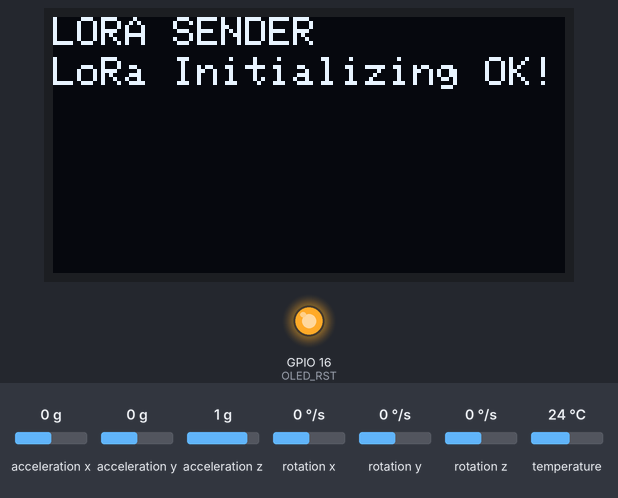
Recording of a sketch running on a simulated ESP32. On the bench: 128×64 one-colour display, output pins drawn as LEDs (lit = HIGH). Inputs (shaded band) come from the test bench; at power-on: acceleration x 0 g, acceleration y 0 g, acceleration z 1 g, rotation x 0 °/s, rotation y 0 °/s, rotation z 0 °/s, temperature 24 °C. WiFi joins after 1.5 s; servers stay silent unless stated; no radio packets arrive unless stated; what the sketch prints to the serial monitor is not drawn.

Above: at 2.0 s.
At 5.2 s:
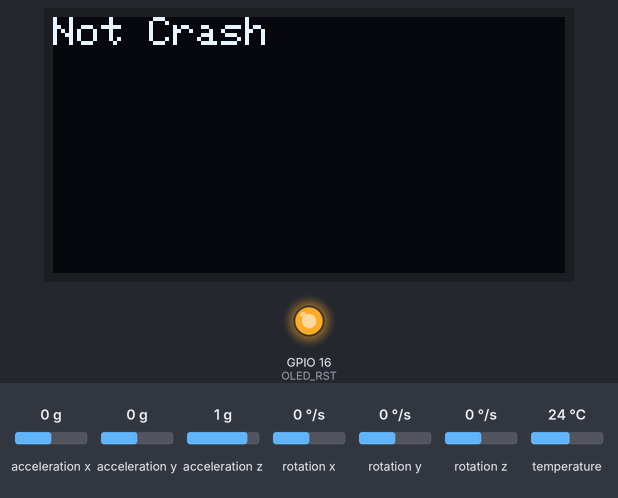
5.3 s: acceleration x set to -1.4 g
At 11.8 s:
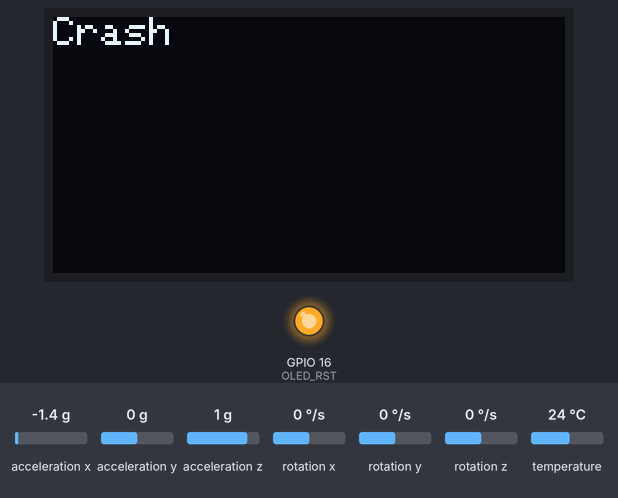
Timing chart, 0 to 12.8 s (numbered marks = the images above; inputs shaded):
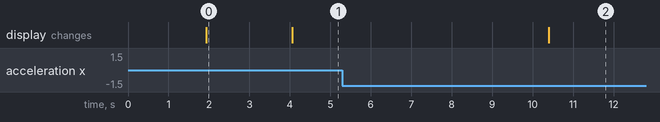

Measured:
- after the input at 5.3 s, the display: changes after 5.1 s (image 2)
- what the display in image 0 shows lasts 2.2 s, from 1.9 s to 4.1 s

The sketch:

MEA_sender-reciever_line.ino
```cpp
/***********************************
 *  Safety MEA(n) U Project
 *  Created by Supavadee Phusanam
************************************/
#include <TridentTD_LineNotify.h>

//Libraries for LoRa
#include <SPI.h>
#include <LoRa.h>

//Libraries for OLED Display
#include <Wire.h>
#include <Adafruit_GFX.h>
#include <Adafruit_SSD1306.h>

//Libraries for accelerometer
#include <Adafruit_MPU6050.h>
#include <Adafruit_Sensor.h>
Adafruit_MPU6050 mpu;

//Blynk Setting
#define BLYNK_TEMPLATE_ID "TMPLJPAzvIg7"
#define BLYNK_DEVICE_NAME "SafetyMeanU Sender"
#define BLYNK_AUTH_TOKEN "5rZpKgGKlObLP4wxeZkMpP9M5FJsI9pd"

// Comment this out to disable prints and save space
#define BLYNK_PRINT Serial

//Library for Blynk
#include <WiFi.h>
#include <WiFiClient.h>
#include <BlynkSimpleEsp32.h>

// Config
char auth[] = BLYNK_AUTH_TOKEN;       // Auth Token provied by Blynk app
const char SSID[] = "yingspvd";       //  Wifi name
const char PASSWORD[] = "88888888";   //  wifi password

BlynkTimer timer;

//define the pins used by the LoRa transceiver module
#define SCK 5
#define MISO 19
#define MOSI 27
#define SS 18
#define RST 14
#define DIO0 26

//433E6 for Asia
//866E6 for Europe
//915E6 for North America
#define BAND 915E6

//OLED pins
#define OLED_SDA 4
#define OLED_SCL 15
#define OLED_RST 16
#define SCREEN_WIDTH 128 // OLED display width, in pixels
#define SCREEN_HEIGHT 64 // OLED display height, in pixels

#define LINE_TOKEN  "oqcae9Hg3ZAryK8x6nPmGozyxSqSM9GVucwrfVJmouW"

/*LoRa send Data*/
String outgoing;              // outgoing message
int ID = 4444;                // count of outgoing messages
String ID_text = "4444";
String location = "https://www.google.com/maps?q=%E0%B8%AD%E0%B8%A1%E0%B8%B2%E0%B8%A3%E0%B8%B5+%E0%B8%9B%E0%B8%A3%E0%B8%B0%E0%B8%95%E0%B8%B9%E0%B8%99%E0%B9%89%E0%B8%B3&um=1&ie=UTF-8&sa=X&ved=2ahUKEwjO0_Cnrpv2AhUi73MBHVuVB7QQ_AUoAXoECAIQAw";
byte msgCount = 0;            // count of outgoing messages
byte localAddress = 00000003;     // address of this device
byte destination = 00000004;      // destination to send to

double acx = 0;
double acy = 0;
double acz = 0;
double ac = 0;
double ac_max=0;
double force = 0;
double force_max = 0;
double mass = 1670;

Adafruit_SSD1306 display(SCREEN_WIDTH, SCREEN_HEIGHT, &Wire, OLED_RST);

void setup() {
  //initialize Serial Monitor
  Serial.begin(115200);
  Blynk.begin(auth, SSID, PASSWORD);
  resetValue();

  WiFi.begin(SSID, PASSWORD);
  Serial.printf("WiFi connecting to %s\n",  SSID);
  while(WiFi.status() != WL_CONNECTED){
    Serial.print(".");
    delay(400);
  }
  Serial.printf("\nWiFi connected\nIP : ");
  Serial.println(WiFi.localIP());

  LINE.setToken(LINE_TOKEN);
  LINE.notify("\nID: " + ID_text +" Start!");

  //reset OLED display via software
  pinMode(OLED_RST, OUTPUT);
  digitalWrite(OLED_RST, LOW);
  delay(20);
  digitalWrite(OLED_RST, HIGH);

  //initialize OLED
  Wire.begin(OLED_SDA, OLED_SCL);
  if(!display.begin(SSD1306_SWITCHCAPVCC, 0x3c, false, false)) { // Address 0x3C for 128x32
    Serial.println(F("SSD1306 allocation failed"));
    for(;;); // Don't proceed, loop forever
  }

  display.clearDisplay();
  display.setTextColor(WHITE);
  display.setTextSize(1);
  display.setCursor(0,0);
  display.print("LORA SENDER ");
  display.display();

  Serial.println("LoRa Sender Test");

  //SPI LoRa pins
  SPI.begin(SCK, MISO, MOSI, SS);
  //setup LoRa transceiver module
  LoRa.setPins(SS, RST, DIO0);

  if (!LoRa.begin(BAND)) {
    Serial.println("Starting LoRa failed!");
    while (1);
  }
  Serial.println("LoRa Initializing OK!");
  display.setCursor(0,10);
  display.print("LoRa Initializing OK!");
  display.display();

  if (!mpu.begin()) {
    Serial.println("Failed to find MPU6050 chip");
    while (1) {
      delay(10);
    }
  }

  mpu.setAccelerometerRange(MPU6050_RANGE_8_G);
  Serial.print("Accelerometer range set to: ");

  mpu.setGyroRange(MPU6050_RANGE_500_DEG);
  Serial.print("Gyro range set to: ");

  mpu.setFilterBandwidth(MPU6050_BAND_260_HZ);
  Serial.print("Filter bandwidth set to: ");
  Serial.println("");
  delay(100);

  delay(2000);
}

void loop() {
  Blynk.run();
   /* Get new sensor events with the readings */
  sensors_event_t a, g, temp;
  mpu.getEvent(&a, &g, &temp);

  acx = a.acceleration.x;
  acy = a.acceleration.y;
  acz = a.acceleration.z;

  ac = sqrt(pow(acx,2) + pow(acy,2) + pow(acz,2));
  force = mass * ac;

  if(ac > ac_max){
    ac_max = ac;
  }

  if(force > force_max){
    force_max = force;
  }

  Blynk.virtualWrite(V1,ID);
  Blynk.virtualWrite(V2,ac);
  Blynk.virtualWrite(V3,ac_max);
  Blynk.virtualWrite(V4,force);
  Blynk.virtualWrite(V5,force_max);

  display.clearDisplay();
  display.setCursor(0,0);

  /*If Crash*/
  if(ac >= 30){
    sendMessage(2,ac,force);
  }
  else if(ac >= 15 && ac < 30){
    sendMessage(1,ac,force);
  }
  else{
    display.print("Not Crash");
  }
  display.display();

   // parse for a packet, and call onReceive with the result:
  onReceive(LoRa.parsePacket());
}

void sendMessage(int level,double ac_crash,double force_crash){
    String outgoing = "";         // send a message
    outgoing = String(ID) + ">" + location + "*" + String(ac_crash) + "<" + String(force_crash)+ "@" + String(level);
    LoRa.beginPacket();                   // start packet
    LoRa.write(destination);              // add destination address
    LoRa.write(localAddress);             // add sender address
    LoRa.write(msgCount);                 // add message ID
    LoRa.write(outgoing.length());        // add payload length
    LoRa.print(outgoing);                 // add payload
    LoRa.endPacket();                     // finish packet and send it
    msgCount++;                           // increment message ID

    Serial.print("Electric Pole ID: ");
    Serial.println(ID);
    display.print("Crash");
    delay(5000);
}

void onReceive(int packetSize) {
  if (packetSize == 0) return;          // if there's no packet, return
  Serial.print("packetSize");
  Serial.println(packetSize);
  // read packet header bytes:
  int recipient = LoRa.read();          // recipient address
  byte sender = LoRa.read();            // sender address
  byte incomingMsgId = LoRa.read();     // incoming msg ID
  byte incomingLength = LoRa.read();    // incoming msg length
  String incoming = "";

  while (LoRa.available()) {
    incoming += (char)LoRa.read();
  }

  if (incomingLength != incoming.length()) {   // check length for error
    Serial.println("error: message length does not match length");
    return;                             // skip rest of function
  }

  // if the recipient isn't this device or broadcast,
  if (recipient != localAddress && recipient != 00000002) {
    Serial.println("This message is not for me.");
    return;                             // skip rest of function
  }

  // if message is for this device, or broadcast, print details:
  Serial.println("Received from: 0x" + String(sender, HEX));
  Serial.println("Sent to: 0x" + String(recipient, HEX));
  Serial.println("Message ID: " + String(incomingMsgId));
  Serial.println("Message length: " + String(incomingLength));
  Serial.println("Message: " + incoming);
  Serial.println("RSSI: " + String(LoRa.packetRssi()));
  Serial.println("Snr: " + String(LoRa.packetSnr()));
  Serial.println();
}

// This function is called every time the Virtual Pin 0 state changes
BLYNK_WRITE(V0)
{
  resetValue();
}

void resetValue(){
  ac = 0;
  ac_max = 0;
  force = 0;
  force_max = 0;
  Blynk.virtualWrite(V2,0);
  Blynk.virtualWrite(V3,0);
  Blynk.virtualWrite(V4,0);
  Blynk.virtualWrite(V5,0);
}
```
